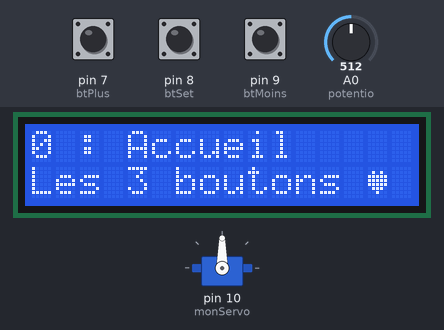
This sketch was run on a simulated Arduino Uno, built with avr-gcc and run on an emulated ATmega328P. On the bench: 16×2 character LCD, servo. Inputs (shaded band) come from the test bench; at power-on: pin 8 (btSet) HIGH, pin 7 (btPlus) HIGH, pin 9 (btMoins) HIGH, A0 (potentio) = 512.

Above: at 1.2 s.
1.3 s: pin 8 (btSet) pulled LOW for 0.15 s
At 2.6 s:
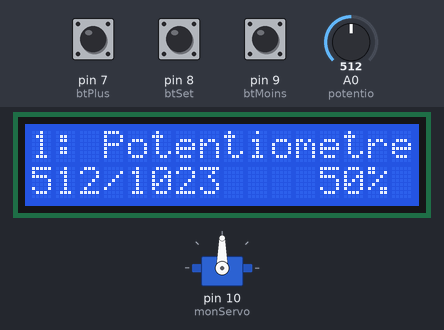
2.9 s: pin 8 (btSet) pulled LOW for 1 s
At 5.1 s:
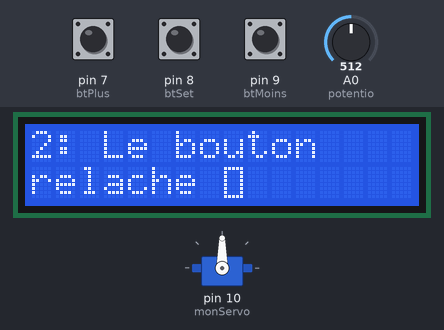
5.4 s: pin 8 (btSet) pulled LOW for 0.15 s
At 5.9 s:
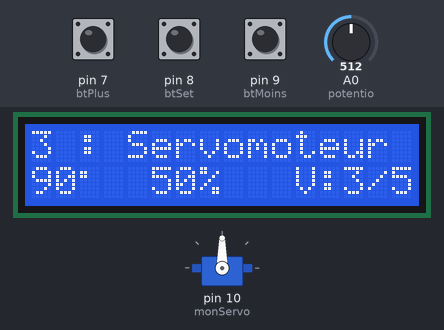
7.0 s: pin 7 (btPlus) pulled LOW for 1 s
At 8.6 s:
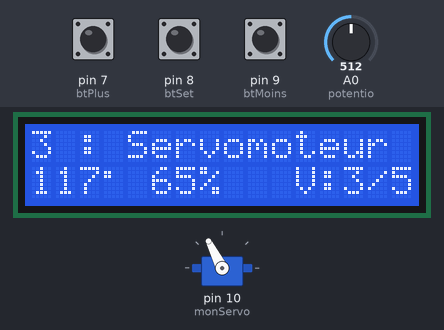
9.5 s: pin 9 (btMoins) pulled LOW for 3.2 s
At 13.2 s:
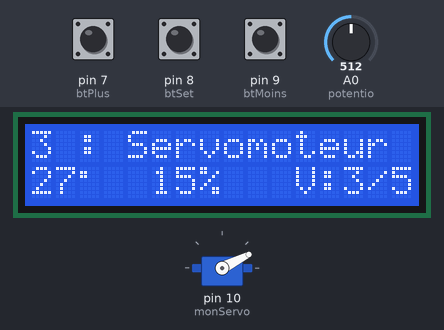
14.2 s: pin 9 (btMoins) pulled LOW for 1 s
At 15.8 s:
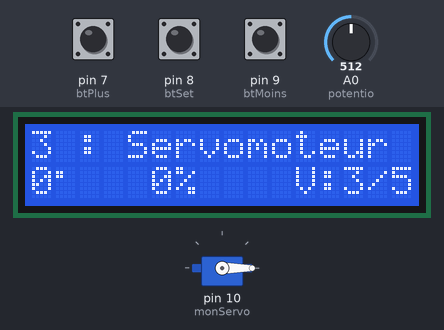
Timing chart, 0 to 17.3 s (numbered marks = the images above; inputs shaded):
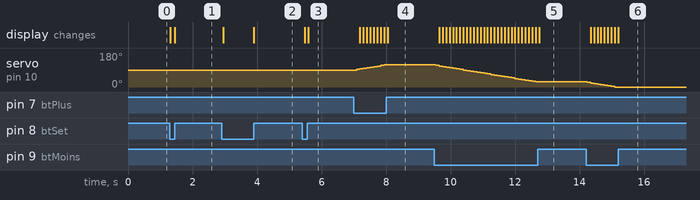

The sketch:

lcd.ino
```cpp
#include <LiquidCrystal.h>
#include <Servo.h>

LiquidCrystal lcd(12, 11,5, 4, 3, 2);
Servo monServo;

int etatPotentiometre, mapEtatPotentiometre;
int mode = 0;
int btPlus = 7;
int btSet = 8;
int btMoins = 9;
int btTest = 13;
int angleServo;
int pourcAngleServo;
int vitesse;
int potentio = A0;

boolean etatbtSet;
boolean etatBtTest;
boolean etatBtMoins;
boolean etatBtPlus;
boolean calib = 0;

byte Coeur[8] = {
    B00000,
    B01010,
    B11111,
    B11111,
    B11111,
    B01110,
    B00100,
    B00000
};

byte Cadre[8] = {
    B11111,
    B10001,
    B10001,
    B10001,
    B10001,
    B10001,
    B10001,
    B11111
};

byte Rempli[8] = {
    B11111,
    B11111,
    B11111,
    B11111,
    B11111,
    B11111,
    B11111,
    B11111
};

byte Degre[8] = {
    B00000,
    B11000,
    B11000,
    B00000,
    B00000,
    B00000,
    B00000,
    B00000
};

void setup()
{
    lcd.begin(16, 2);
    pinMode(btSet, INPUT_PULLUP);
    pinMode(btTest, INPUT_PULLUP);
    pinMode(btPlus, INPUT_PULLUP);
    pinMode(btMoins, INPUT_PULLUP);

    lcd.createChar(0, Coeur);
    lcd.createChar(1, Cadre);
    lcd.createChar(2, Rempli);
    lcd.createChar(3, Degre);

    Serial.begin(9600);

    monServo.attach(10);
}

void loop()
{
    etatbtSet = digitalRead(btSet);

    while (mode == 0 && etatbtSet == 1)
    {
        lcd.setCursor(0, 0);
        lcd.print("0 : Accueil");
        lcd.setCursor(0, 1);
        lcd.print("Les 3 boutons ");
        lcd.write(byte(0));
        verifbtSet(1);
    }

    while (mode == 1 && etatbtSet == 1)
    {
        lcd.clear();
        lcd.setCursor(0, 0);
        lcd.print("1: Potentiometre");
        lcd.setCursor(0, 1);
        etatPotentiometre = analogRead(potentio);
        lcd.print(etatPotentiometre);
        lcd.print("/1023 ");
        lcd.setCursor(12,1);
        mapEtatPotentiometre = map(etatPotentiometre, 0, 1023, 0, 100);
        lcd.print(mapEtatPotentiometre);
        lcd.print("%");

        verifbtSet(2);

        delay(100);
    }

    while (mode == 2 && etatbtSet == 1)
    {
        lcd.clear();
        etatBtMoins = digitalRead(btMoins);
        etatBtPlus = digitalRead(btPlus);
        lcd.setCursor(0, 0);
        lcd.print("2: Le bouton");
        lcd.setCursor(0, 1);
        if (etatBtPlus == 0 || etatBtMoins == 0)
        {
            lcd.print("appuye");
            lcd.setCursor(8, 2);
            lcd.write(byte(2));
        }
        else
        {
            lcd.print("relache");
            lcd.setCursor(8, 2);
            lcd.write(byte(1));
        }

        verifbtSet(3);

        delay(100);
    }

    while (mode == 3 && etatbtSet == 1)
    {
        angleServo = monServo.read();
        pourcAngleServo = map(angleServo, 0, 180, 0, 100);
        etatBtMoins = digitalRead(btMoins);
        etatBtPlus = digitalRead(btPlus);
        etatPotentiometre = analogRead(potentio);
        vitesse = map(etatPotentiometre, 0, 1020, 5, 0);

        if (etatBtPlus == 0 && angleServo != 180)
        {
            monServo.write(angleServo + vitesse);
        }
        else if (etatBtMoins == 0 && angleServo > 0)
        {
            monServo.write(angleServo - vitesse);
        }


        lcd.clear();
        lcd.setCursor(0, 0);
        lcd.print("3 : Servomoteur");
        lcd.setCursor(0, 1);
        lcd.leftToRight();
        lcd.print(angleServo);
        lcd.write(byte(3));
        lcd.setCursor(5, 1);
        lcd.print(pourcAngleServo);
        lcd.print("%");
        lcd.setCursor(11, 1);
        lcd.print("V:");
        lcd.print(vitesse);
        lcd.print	("/5");

        verifbtSet(0);
        delay(100);


    }


}

void verifbtSet(int nb)
{
    etatbtSet = digitalRead(btSet);

    if (etatbtSet == 0)
    {
        mode = nb;
        lcd.clear();
    }
}
```

Measured:
- after the input at 1.3 s, the display: first changes at once (image 1 shows a later state)
- after the input at 2.9 s, the display: first changes after 0.05 s (image 2 shows a later state)
- after the input at 5.4 s, the display: first changes after 0.09 s (image 3 shows a later state)
- after the input at 7.0 s, servo on pin 10 (monServo): moves from 90° to 117° over 0.85 s, starting after 0.09 s; the display: first changes after 0.19 s (image 4 shows a later state)
- after the input at 9.5 s, servo on pin 10 (monServo): moves from 117° to 27° over 3.1 s, starting at once; the display: first changes after 0.15 s (image 5 shows a later state)
- after the input at 14.2 s, servo on pin 10 (monServo): moves from 27° to 0° over 0.85 s, starting at once; the display: first changes after 0.14 s (image 6 shows a later state)
